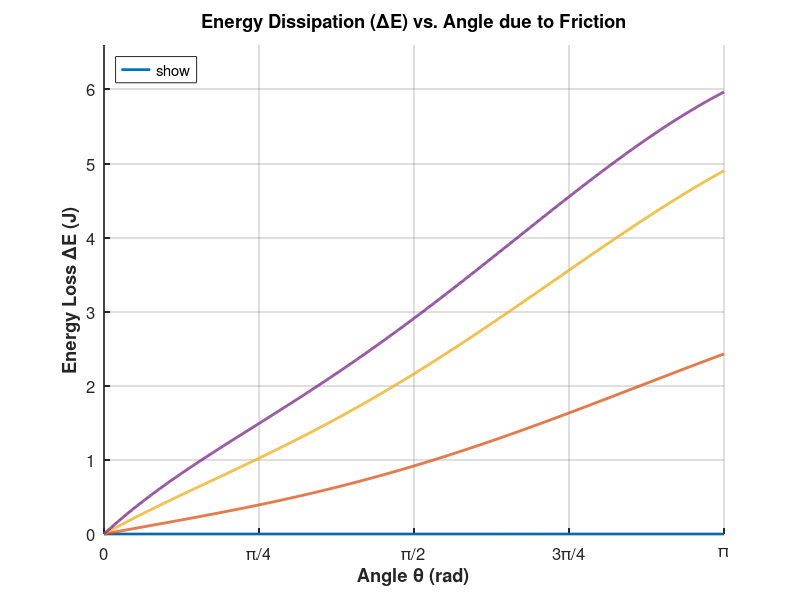

MATLAB code for this plot:
% General Physics Project: Sliding and Rolling on a Circular Track
% Energy Dissipation Analysis (Eq. 15)

clear; clc; close all;

%% 1. Parameter Setup
m = 0.5;        % Mass of the object (kg)
g = 9.8;        % Gravitational acceleration (m/s^2)
R = 1.0;        % Track radius (m)
theta = linspace(0, pi, 1000); % Angle \theta: 0 to \pi
mu_values = [0, 0.1, 0.3, 0.5]; % Friction coefficients

%% 2. Plot Setup
figure('Name', 'Energy Dissipation vs. Angle', 'Position', [250, 250, 700, 500]);
hold on;
grid on;

%% 3. Calculate and Plot Energy Loss
for i = 1:length(mu_values)
    mu = mu_values(i);

    % Calculate v^2(\theta) using Eq. 5
    term1 = mu * sin(theta);
    term2 = (1 + 2 * mu^2) * cos(theta);
    term3 = (1 + 2 * mu^2) * exp(-2 * mu * theta);
    v_squared = (2 * g * R / (4 * mu^2 + 1)) * (term1 - term2 + term3);

    % Calculate Total Energy Loss \Delta E(\theta) using Eq. 15
    % \Delta E(\theta) = mgR(1 - cos\theta) - 0.5 * m * v^2(\theta)
    delta_E = m * g * R * (1 - cos(theta)) - 0.5 * m * v_squared;

    plot(theta, delta_E, 'LineWidth', 2, 'DisplayName', sprintf('\\mu = %.1f', mu));
end

%% 4. Formatting the Plot for the Report
title('Energy Dissipation (\DeltaE) vs. Angle due to Friction', 'FontSize', 14, 'FontWeight', 'bold');
xlabel('Angle \theta (rad)', 'FontSize', 12, 'FontWeight', 'bold');
ylabel('Energy Loss \DeltaE (J)', 'FontSize', 12, 'FontWeight', 'bold');

legend('show', 'Location', 'northwest', 'FontSize', 12);

% Format X-axis ticks
xticks([0, pi/4, pi/2, 3*pi/4, pi]);
xticklabels({'0', '\pi/4', '\pi/2', '3\pi/4', '\pi'});
xlim([0, pi]);

% Set Y-axis lower limit to 0
ylim([0, max(ylim)*1.1]); 

set(gca, 'FontSize', 12, 'LineWidth', 1.2);
hold off;
